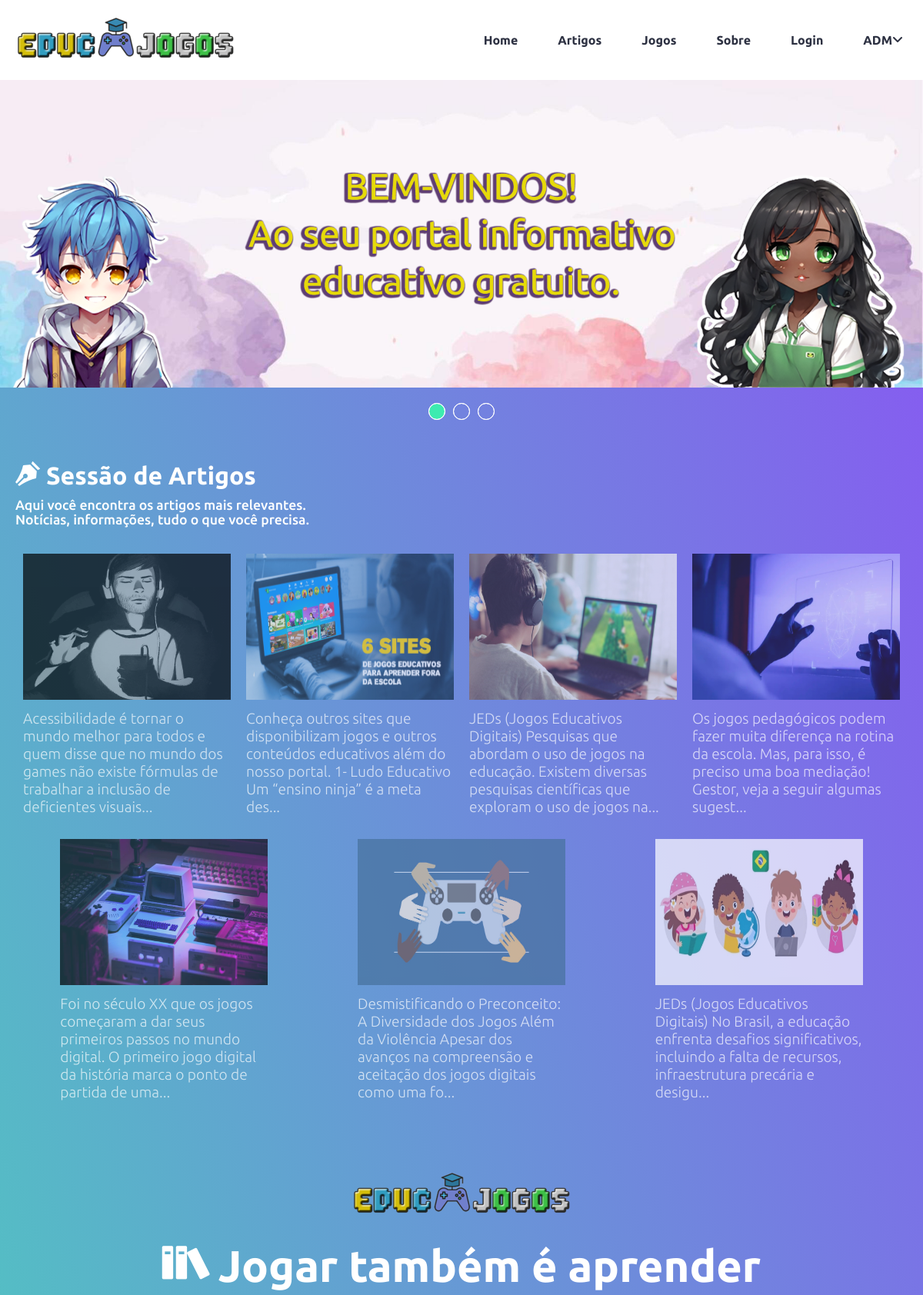
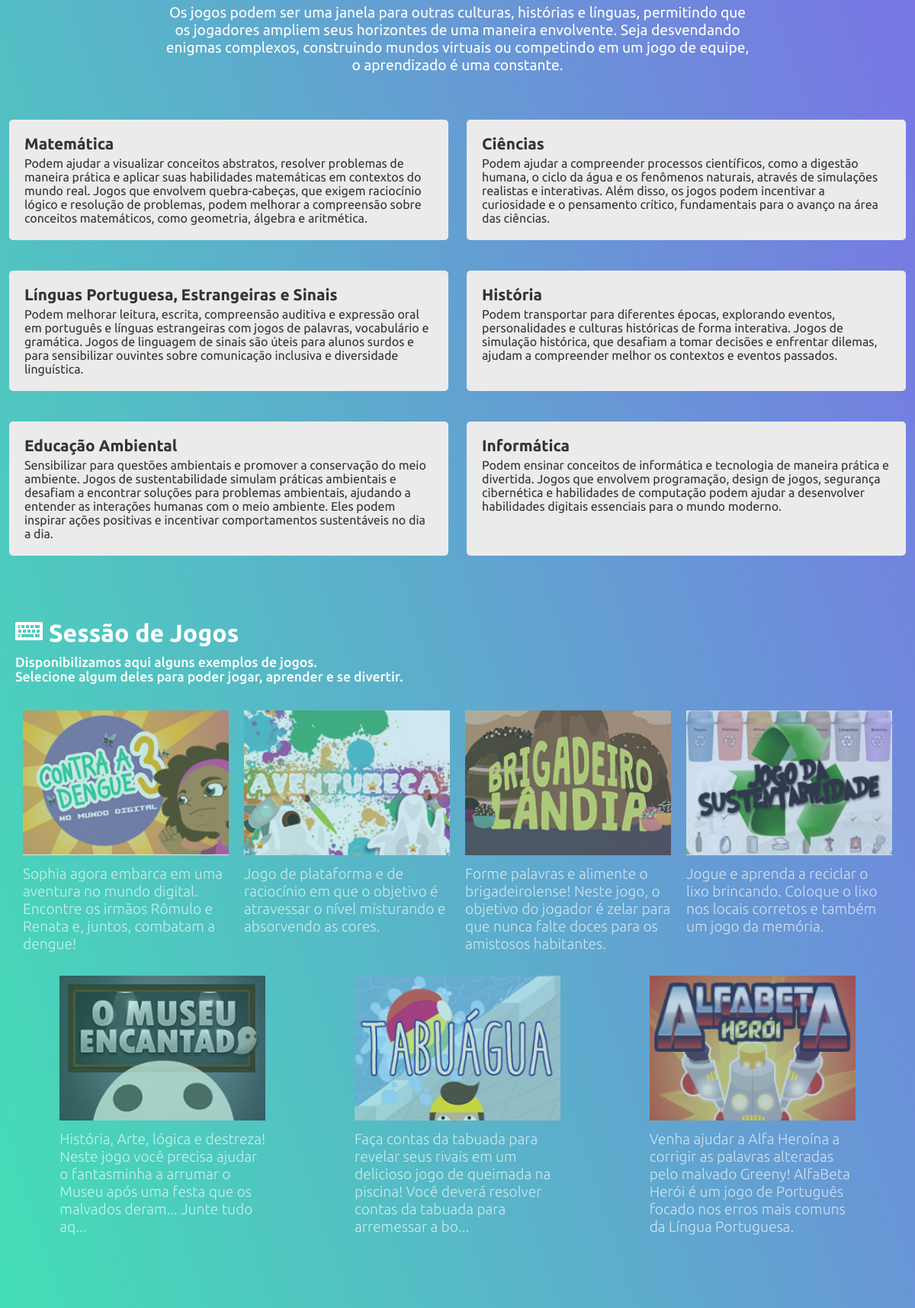
The app's page /pagina_adm.php (upper part) with its own data (2 pictures, top to bottom).
### tables this page shows
CREATE TABLE `artigos` (
  `id` int(11) NOT NULL,
  `id_usuarios` int(11) NOT NULL,
  `titulo` varchar(255) NOT NULL,
  `imagem` varchar(255) DEFAULT NULL,
  `conteudo` text DEFAULT NULL,
  `data_publicacao` datetime DEFAULT current_timestamp()
);

CREATE TABLE `jogos` (
  `id` int(11) NOT NULL,
  `titulo_jogo` varchar(255) DEFAULT NULL,
  `imagem_jogo` varchar(255) DEFAULT NULL,
  `data_jogo` datetime DEFAULT current_timestamp(),
  `descricao_jogo` varchar(255) DEFAULT NULL,
  `iframe_url` varchar(255) DEFAULT NULL
);

### pagina_adm.php (the view, shortened to what this page needs)
<?php
require 'conn/conexao.php';
$query = "SELECT id, imagem, titulo, conteudo FROM artigos;";
$stmt = $conn->query($query);
$stmt->execute();
$query = "SELECT id, titulo_jogo, imagem_jogo, data_jogo, descricao_jogo, iframe_url FROM
 jogos;";
$jogo = $conn->query($query);
$jogo->execute();
?>
<!DOCTYPE html>
<html lang="pt-br">
<head>
  <link href="css/boot.css" rel="stylesheet" />
  <link href="css/style.css" rel="stylesheet" />
  <link href="css/fonticon.css" rel="stylesheet" />
  <link rel="stylesheet" href="css/slide.css">
  <link rel="stylesheet" href="https://cdnjs.cloudflare.com/ajax/libs/font-awesome/6.2.0/css/all.min.css">
</head>
<body>
  <?php include 'inc/menu-adm.php'; ?>
  <section class="slider">
    <div class="slider-content">
      <div class="slide-box primeiro">
        <img class="img-desktop" src="img/bg_main_home.png" alt="slide1">
      </div>
      <div class="nav-auto">
        <div class="auto-btn1"></div>
        <div class="auto-btn2"></div>
        <div class="auto-btn3"></div>
      </div>
      <div class="nav-manual">
        <label for="radio1" class="manual-btn"></label>
        <label for="radio2" class="manual-btn"></label>
        <label for="radio3" class="manual-btn"></label>
      </div>
    </div>
  </section>
  <section class="main_blog" id="artigos">
    <header class="main_blog_header">
      <h1 class="icon-pen">Sessão de Artigos</h1>
      <p>
        Aqui você encontra os artigos mais relevantes. <br>
        Notícias, informações, tudo o que você precisa.
      </p>
    </header>
    <?php while ($row = $stmt->fetch(PDO::FETCH_ASSOC)) { ?>
      <article>
        <a href="exibir_artigo.php?id=<?php echo $row['id'] ?>">
          <img src="img/<?php echo basename($row['imagem']); ?>" width="200px" height="200px" alt="Imagem do Artigo">
        </a>
        <h2>
          <a href="exibir_artigo.php?id=<?php echo $row['id'] ?>" class="title">
            <?php
            if (strlen($row['conteudo']) > 200) {
              echo substr($row['conteudo'], 0, 156) . '...';
            } else {
              echo $row['conteudo'];
            }
            ?>
          </a>
        </h2>
      </article>
    <?php } ?>
  </section>
  <section class="main_course">
    <header class="main_course_header">
      <img src="img/logo3.png" alt="img" title="Logo EDUC JOGOS" />
      <h1 class="icon-books">Jogar também é aprender</h1>
      <p>
        Os jogos podem ser uma janela para outras culturas, histórias e línguas, permitindo que os jogadores ampliem
        seus horizontes de uma maneira envolvente. Seja desvendando enigmas complexos, construindo mundos virtuais ou
        competindo em um jogo de equipe, o aprendizado é uma constante.
      </p>
    </header>
    <div class="main_course_content">
      <article>
        <header>
          <h2>Matemática</h2>
          <p>
            Podem ajudar a visualizar conceitos abstratos, resolver problemas de maneira prática e aplicar suas
            habilidades matemáticas em contextos do mundo real. Jogos que envolvem quebra-cabeças, que exigem raciocínio
            lógico e resolução de problemas, podem melhorar a compreensão sobre conceitos matemáticos, como geometria,
            álgebra e aritmética.
          </p>
        </header>
      </article>
      <article>
        <header>
          <h2>Ciências</h2>
          <p>
            Podem ajudar a compreender processos científicos, como a digestão humana, o ciclo da água e os fenômenos
            naturais, através de simulações realistas e interativas. Além disso, os jogos podem incentivar a curiosidade
            e o pensamento crítico, fundamentais para o avanço na área das ciências.
          </p>
        </header>
      </article>
      <article>
        <header>
          <h2>Línguas Portuguesa, Estrangeiras e Sinais</h2>
          <p>
            Podem melhorar leitura, escrita, compreensão auditiva e expressão oral em português e línguas estrangeiras com jogos de palavras, vocabulário e gramática. Jogos de linguagem de sinais são úteis para alunos surdos e para sensibilizar ouvintes sobre comunicação inclusiva e diversidade linguística.
          </p>
        </header>
      </article>
      <article>
        <header>
          <h2>História</h2>
          <p>
            Podem transportar para diferentes épocas, explorando eventos, personalidades e culturas históricas de forma interativa. Jogos de simulação histórica, que desafiam a tomar decisões e enfrentar dilemas, ajudam a compreender melhor os contextos e eventos passados.
          </p>
        </header>
      </article>
      <article>
        <header>
          <h2>Educação Ambiental</h2>
          <p>
            Sensibilizar para questões ambientais e promover a conservação do meio ambiente. Jogos de sustentabilidade simulam práticas ambientais e desafiam a encontrar soluções para problemas ambientais, ajudando a entender as interações humanas com o meio ambiente. Eles podem inspirar ações positivas e incentivar comportamentos sustentáveis no dia a dia.
          </p>
        </header>
      </article>
      <article>
        <header>
          <h2>Informática</h2>
          <p>
            Podem ensinar conceitos de informática e tecnologia de maneira prática e divertida. Jogos que envolvem
            programação, design de jogos, segurança cibernética e habilidades de computação podem ajudar a desenvolver
            habilidades digitais essenciais para o mundo moderno.
          </p>
        </header>
      </article>
    </div>
    <section class="main_games" id="jogos">
      <header class="main_games_header">
        <h1 class="icon-keyboard">Sessão de Jogos</h1>
        <p>
          Disponibilizamos aqui alguns exemplos de jogos. <br>
          Selecione algum deles para poder jogar, aprender e se divertir.
        </p>
      </header>
      <?php while ($row = $jogo->fetch(PDO::FETCH_ASSOC)) { ?>
        <article>
          <a href="exibir_jogo.php?id=<?php echo $row['id'] ?>">
            <img src="img/<?php echo basename($row['imagem_jogo']); ?>" width="200px" height="200px" alt="Imagem do Jogo" />
          </a>
          <h2>
            <a href="exibir_jogo.php?id=<?php echo $row['id'] ?>" class="title">
              <?php
              if (strlen($row['descricao_jogo']) > 200) {
                echo substr($row['descricao_jogo'], 0, 156) . '...';
              } else {
                echo $row['descricao_jogo'];
              }
              ?>
            </a>
          </h2>
        </article>
      <?php } ?>
    </section>
</body>
</html>

### css/boot.css (style rules this page uses)
* { padding: 0; margin: 0; box-sizing: border-box; text-decoration: none; font-size: 1em; font-family: 'Ubuntu', sans-serif; }

### css/style.css (style rules this page uses)
body { background: linear-gradient(72deg, #3DEBB0 1%, #8956F3 99%); }
html { scroll-behavior: smooth; }
.main_blog { max-width: calc(1300px - 40px); padding: 0 20px; margin: 0 auto; margin-bottom: -90px; display: flex; justify-content: space-around; flex-wrap: wrap; }
.main_blog_header { flex-basis: 100%; margin: 30px 0; padding-top: 60px; }
.main_blog_header h1 { color: #fff; margin-bottom: 10px; font-size: 2.0em; }
.main_blog_header p { color: #fff; margin-bottom: 5px; font-size: 1.1em; font-weight: 500; }
.main_blog article { flex-basis: calc(25% - 20px); margin-bottom: 30px; opacity: 0.7; }
.main_blog article img { width: 100%; padding-bottom: 10px; }
.main_blog article h2 { font-weight: 300; color: #333; font-size: 1.2em; }
.main_blog article h2 a { color: #fff; font-weight: 300; }
.main_course { width: 100%; }
.main_course_header { max-width: 780px; margin: 0 auto; text-align: center; color: #fff; margin-bottom: 40px; font-size: 1.2em; }
.main_course_header img { margin-bottom: 20px; margin-top: 150px; }
.main_course_header h1 { font-size: 3em; margin-bottom: 10px; color: #fff; }
.main_course_content { max-width: 1300px; margin: 0 auto; display: flex; flex-wrap: wrap; justify-content: space-around; margin-bottom: 40px; }
.main_course_content article { flex-basis: 48%; margin: 20px 0; background-color: #ebebeb; border-radius: 5px; -moz-border-radius: 5px; -webkit-border-radius: 5px; padding: 20px; }
.main_course_content article h2 { font-size: 1.3em; color: #333; margin-bottom: 4px; }
.main_course_content article p { font-size: 1.0em; color: #333; }
.main_games { max-width: calc(1300px - 40px); padding: 0 20px; margin: 0 auto; margin-top: -70px; margin-bottom: 80px; display: flex; justify-content: space-around; flex-wrap: wrap; }
.main_games_header { flex-basis: 100%; margin: 30px 0; padding-top: 60px; }
.main_games_header h1 { color: #fff; margin-bottom: 10px; font-size: 2.0em; }
.main_games_header p { color: #fff; margin-bottom: 5px; font-size: 1.1em; font-weight: 500; }
.main_games article { flex-basis: calc(25% - 20px); margin-bottom: 30px; opacity: 0.7; }
.main_games article img { width: 100%; padding-bottom: 10px; }
.main_games article h2 { font-weight: 300; color: #333; font-size: 1.2em; }
.main_games article h2 a { color: #fff; font-weight: 300; }

### css/slide.css (style rules this page uses)
section.slider { margin: 0 auto; width: 100%; height: auto; padding: 0 !important; overflow: hidden; }
.slider-content { width: 400%; height: auto; display: flex; }
.slide-box { width: 25%; height: auto; position: relative; text-align: center; transition: 1s; }
.slide-box img { width: 100%; }
.nav-manual, .nav-auto { position: absolute; width: 100%; margin-top: 35%; display: flex; justify-content: center; }
.nav-manual .manual-btn, .nav-auto div { border: 1px solid #fff; padding: 10px; border-radius: 50%; cursor: pointer; transition: 0.2s; }
.nav-manual .manual-btn:not(:last-child), .nav-auto div:not(:last-child) { margin-right: 10px; }
#radio1:checked ~ .nav-auto .auto-btn1 { background-color: #3DEBB0; }
#radio1:checked ~ .primeiro { margin-left: 0%; }

### records on screen
artigos: imagem (picture), conteudo "Acessibilidade é tornar o mundo melhor para todos e quem disse que no mundo dos games não existe fórmulas de trabalhar a inclusão de deficientes visuais"
artigos: imagem (picture), conteudo "Conheça outros sites que disponibilizam jogos e outros conteúdos educativos além do nosso portal. 1- Ludo Educativo Um “ensino ninja” é a meta des"
artigos: imagem (picture), conteudo "JEDs (Jogos Educativos Digitais) Pesquisas que abordam o uso de jogos na educação. Existem diversas pesquisas científicas que exploram o uso de jogos na"
artigos: imagem (picture), conteudo "Os jogos pedagógicos podem fazer muita diferença na rotina da escola. Mas, para isso, é preciso uma boa mediação! Gestor, veja a seguir algumas sugest"
artigos: imagem (picture), conteudo "Foi no século XX que os jogos começaram a dar seus primeiros passos no mundo digital. O primeiro jogo digital da história marca o ponto de partida de uma"
artigos: imagem (picture), conteudo "Desmistificando o Preconceito: A Diversidade dos Jogos Além da Violência Apesar dos avanços na compreensão e aceitação dos jogos digitais como uma fo"
artigos: imagem (picture), conteudo "JEDs (Jogos Educativos Digitais) No Brasil, a educação enfrenta desafios significativos, incluindo a falta de recursos, infraestrutura precária e desigu"
jogos: imagem_jogo (picture), descricao_jogo "Sophia agora embarca em uma aventura no mundo digital. Encontre os irmãos Rômulo e Renata e, juntos, combatam a dengue!"
jogos: imagem_jogo (picture), descricao_jogo "Jogo de plataforma e de raciocínio em que o objetivo é atravessar o nível misturando e absorvendo as cores."
jogos: imagem_jogo (picture), descricao_jogo "Forme palavras e alimente o brigadeirolense! Neste jogo, o objetivo do jogador é zelar para que nunca falte doces para os amistosos habitantes."
jogos: imagem_jogo (picture), descricao_jogo "Jogue e aprenda a reciclar o lixo brincando. Coloque o lixo nos locais corretos e também um jogo da memória."
jogos: imagem_jogo (picture), descricao_jogo "História, Arte, lógica e destreza! Neste jogo você precisa ajudar o fantasminha a arrumar o Museu após uma festa que os malvados deram... Junte tudo aq"
jogos: imagem_jogo (picture), descricao_jogo "Faça contas da tabuada para revelar seus rivais em um delicioso jogo de queimada na piscina! Você deverá resolver contas da tabuada para arremessar a bo"
jogos: imagem_jogo (picture), descricao_jogo "Venha ajudar a Alfa Heroína a corrigir as palavras alteradas pelo malvado Greeny! AlfaBeta Herói é um jogo de Português focado nos erros mais comuns da Língua Portuguesa."
